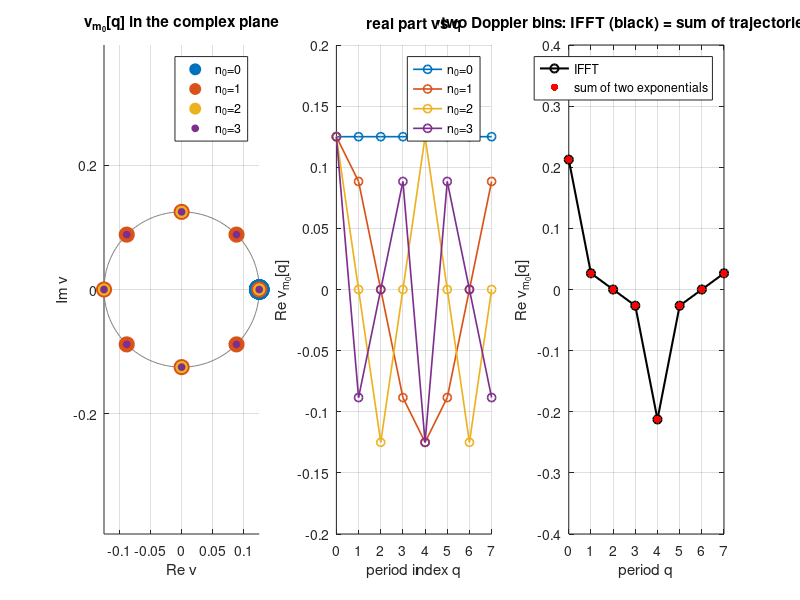

This figure's MATLAB source: (Note: this script raises an error after producing the figure.)
%% S3_izak_loopback.m  -- inverse Zak transform and Level-0 loopback (slides p11-13, 17, 21)
clear; clc; close all;
rng(3);
M = 16;  N = 8;

%% ---- Part A: step 1 of the IZak = IFFT over n (Figure 1) ----------------
% One DD point X[m0,n0] = 1  ->  v_m0[q] = (1/N) exp(+j 2 pi n0 q / N)
m0 = 3;  q = 0:N-1;
cols = lines(4);
figure('Name','Fig1: Doppler phase trajectories');
subplot(1,3,1); hold on;
th = linspace(0, 2*pi, 200);
plot(cos(th)/N, sin(th)/N, 'Color', [0.5 0.5 0.5], 'HandleVisibility', 'off');
for n0 = 0:3
    X0 = zeros(M, N);  X0(m0+1, n0+1) = 1;
    V0 = ifft(X0, [], 2);
    vth = exp(1j*2*pi*n0*q/N)/N;
    assert(max(abs(V0(m0+1,:) - vth)) < 1e-14);
    plot(real(V0(m0+1,:)), imag(V0(m0+1,:)), 'o', 'Color', cols(n0+1,:), ...
         'MarkerFaceColor', cols(n0+1,:), 'MarkerSize', 14 - 3*n0, 'DisplayName', sprintf('n_0=%d', n0));
end
axis equal; grid on; xlabel('Re v'); ylabel('Im v'); title('v_{m_0}[q] in the complex plane'); legend('show');
subplot(1,3,2); hold on;
for n0 = 0:3
    vth = exp(1j*2*pi*n0*q/N)/N;
    plot(q, real(vth), 'o-', 'Color', cols(n0+1,:), 'LineWidth', 1.2, 'DisplayName', sprintf('n_0=%d', n0));
end
grid on; xlabel('period index q'); ylabel('Re v_{m_0}[q]'); title('real part vs q'); legend('show');
subplot(1,3,3);
Xrow = zeros(M, N);  Xrow(m0+1, 2) = 1;  Xrow(m0+1, 4) = 0.7;       % Doppler bins n=1 and n=3
Vrow = ifft(Xrow, [], 2);
plot(q, real(Vrow(m0+1,:)), 'ko-', 'LineWidth', 1.5); hold on;
plot(q, real(exp(1j*2*pi*1*q/N)/N + 0.7*exp(1j*2*pi*3*q/N)/N), 'r.', 'MarkerSize', 16);
grid on; xlabel('period q'); ylabel('Re v_{m_0}[q]');
title('two Doppler bins: IFFT (black) = sum of trajectories (red)'); legend('IFFT', 'sum of two exponentials');

%% ---- Part B: Level-0 loopback, D = 1, one-sample pulse (Figure 2) -------
X = ((2*randi(4,M,N)-5) + 1j*(2*randi(4,M,N)-5))/sqrt(10);   % random 16-QAM-like grid, unit average power
D = 1;  g1 = 1;  ell0 = 0;
s1 = izak_sampled(X, g1, ell0, D);
Y1 = zak_sampled(s1, M, N, g1, ell0, D);
err1 = max(abs(Y1(:) - X(:)));
fprintf('Level 0 (D=1): max|Y - X| = %.2e\n', err1);
assert(err1 < 1e-12);
assert(max(abs(s1 - reshape(ifft(X,[],2), [], 1))) < 1e-12);   % for D=1, s is just V(:)

figure('Name','Fig2: Level-0 loopback (D=1)');
subplot(2,2,1);
plot(real(X(:)), imag(X(:)), 'o'); axis equal; grid on;
xlabel('Re'); ylabel('Im'); title('transmitted X[m,n]');
subplot(2,2,2); hold on;
cq = lines(N);
for qq = 0:N-1
    kk = (0:M-1) + qq*M;
    stem(kk, real(s1(kk+1)), 'Color', cq(qq+1,:), 'MarkerFaceColor', cq(qq+1,:), 'MarkerSize', 3);
end
xlim([-1 M*N]); xlabel('sample index a'); ylabel('Re s[a]'); title('IZak output (colour = period q)');
subplot(2,2,3);
plot(real(X(:)), imag(X(:)), 'o', 'MarkerSize', 10); hold on;
plot(real(Y1(:)), imag(Y1(:)), 'r.', 'MarkerSize', 12);
axis equal; grid on; xlabel('Re'); ylabel('Im'); title('recovered Y (red) on top of X (circles)');
subplot(2,2,4);
imagesc(0:N-1, 0:M-1, abs(Y1 - X)); axis xy; colorbar;
xlabel('Doppler bin n'); ylabel('delay m'); title('|Y - X| per bin');

%% ---- Part C: rectangular pulse of width Ts = sample-and-hold (Figure 3) -
D = 4;  P = M*D;
g = ones(D,1)/sqrt(D);  ell0 = 0;            % unit-energy rectangular pulse, D samples wide
s4 = izak_sampled(X, g, ell0, D);
Y4 = zak_sampled(s4, M, N, g, ell0, D);
fprintf('Rect pulse, D=4: max|Y - X| = %.2e\n', max(abs(Y4(:) - X(:))));
assert(max(abs(s4*sqrt(D) - repelem(s1, D))) < 1e-12);    % each D=1 sample is held for D ticks

figure('Name','Fig3: rectangular pulse = sample-and-hold');
subplot(2,1,1); hold on;
stairs(0:2*P-1, real(s4(1:2*P))*sqrt(D), 'LineWidth', 1.2);
stem(D*(0:2*M-1), real(s1(1:2*M)), 'r', 'filled', 'MarkerSize', 4);
xline(P, 'k--'); xlabel('DAC sample index a'); ylabel('Re');
title('first two Zak periods: s_{D=4} \cdot \surd D (blue) and the D=1 samples (red)');
subplot(2,1,2); hold on;
stairs(0:2*P-1, imag(s4(1:2*P))*sqrt(D), 'LineWidth', 1.2);
stem(D*(0:2*M-1), imag(s1(1:2*M)), 'r', 'filled', 'MarkerSize', 4);
xline(P, 'k--'); xlabel('DAC sample index a'); ylabel('Im');

%% ---- Part D: loopback error and energy versus D (Figure 4) --------------
Dv = [1 2 4 8 16];
errD = zeros(size(Dv));  ratioE = zeros(size(Dv));
for i = 1:numel(Dv)
    Di = Dv(i);  gi = ones(Di,1)/sqrt(Di);
    si = izak_sampled(X, gi, 0, Di);
    Yi = zak_sampled(si, M, N, gi, 0, Di);
    errD(i)   = max(abs(Yi(:) - X(:)));
    ratioE(i) = sum(abs(si).^2) / (sum(abs(X(:)).^2)/N);     % IZak shrinks energy by N
    fprintf('D=%2d: max|Y-X| = %.2e,  E_s/(E_X/N) = %.6f\n', Di, errD(i), ratioE(i));
end
figure('Name','Fig4: loopback error and energy vs D');
subplot(1,2,1);
semilogy(Dv, max(errD, 1e-17), 'o-', 'LineWidth', 1.5); set(gca, 'XScale', 'log'); grid on;
xticks(Dv); ylim([1e-18 1e-12]);
xlabel('D (DAC samples per delay bin)'); ylabel('max|Y - X|'); title('loopback error, rectangular pulse');
subplot(1,2,2);
plot(Dv, ratioE, 'o-', 'LineWidth', 1.5); set(gca, 'XScale', 'log'); grid on;
xticks(Dv); ylim([0.9 1.1]);
xlabel('D'); ylabel('E_s / (E_X / N)'); title('energy check (should be 1)');

%% ---- Part E: three IZak implementations must agree (Figure 5) -----------
D = 4;  P = M*D;  L = N*P;  g = ones(D,1)/sqrt(D);
sA = izak_sampled(X, g, 0, D);                         % (a) fast: IFFT + pulse placement
Fm   = exp(1j*2*pi*(0:N-1).'*(0:N-1)/N);               % Fm(n+1,q+1) = e^{+j 2 pi n q / N}
Vexp = X*Fm/N;                                         % explicit N-term sum instead of ifft
sB = zeros(L,1);                                       % (b) literal slide formula
for m = 0:M-1
    for qq = 0:N-1
        for i = 1:D
            a = mod(D*m + P*qq + i - 1, L);
            sB(a+1) = sB(a+1) + Vexp(m+1,qq+1)*g(i);
        end
    end
end
sC = repelem(reshape(ifft(X,[],2), [], 1), D)/sqrt(D); % (c) Level-0 signal, held D ticks
eAB = max(abs(sA - sB));  eAC = max(abs(sA - sC));
fprintf('IZak: |fast - literal| = %.2e,  |fast - hold| = %.2e\n', eAB, eAC);
assert(eAB < 1e-12 && eAC < 1e-12);
figure('Name','Fig5: three IZak implementations');
subplot(1,2,1);
semilogy(1:2, max([eAB eAC], 1e-18), 'o', 'MarkerSize', 10, 'MarkerFaceColor', 'auto'); grid on;
xlim([0.5 2.5]); ylim([1e-19 1e-12]);
set(gca, 'XTick', 1:2, 'XTickLabel', {'fast vs literal', 'fast vs hold'});
ylabel('max|difference|'); title('same signal, three ways');
subplot(1,2,2);
imagesc(0:N-1, 0:P-1, abs(reshape(sA - sB, P, N))); axis xy; colorbar;
xlabel('period q'); ylabel('sample within period'); title('|fast - literal| per sample');

%% ---- Part F: loopback over many random frames (Figure 6) ----------------
nFrames = 300;  Dl = [1 4 8];
E = zeros(nFrames, numel(Dl));
for f = 1:nFrames
    Xf = ((2*randi(4,M,N)-5) + 1j*(2*randi(4,M,N)-5))/sqrt(10);
    for i = 1:numel(Dl)
        gi = ones(Dl(i),1)/sqrt(Dl(i));
        sf = izak_sampled(Xf, gi, 0, Dl(i));
        E(f,i) = max(max(abs(zak_sampled(sf, M, N, gi, 0, Dl(i)) - Xf)));
    end
end
fprintf('%d frames x %d values of D: worst loopback error = %.2e\n', nFrames, numel(Dl), max(E(:)));
figure('Name','Fig6: random-frame loopback errors');
hold on;
for i = 1:numel(Dl)
    histogram(log10(max(E(:,i), 1e-20)), 'BinWidth', 0.1, 'DisplayName', sprintf('D=%d', Dl(i)));
end
grid on; legend('show'); xlabel('log_{10} max|Y - X|'); ylabel('number of frames');
title(sprintf('%d random frames', nFrames));

%% ---- Part G: a sparse DD grid becomes a waveform and comes back (Fig 7) -
D = 4;  P = M*D;  g = ones(D,1)/sqrt(D);
Xs = zeros(M, N);
Xs(3+1, 1+1) = 1;  Xs(3+1, 5+1) = 1j;  Xs(10+1, 2+1) = -1;  Xs(13+1, 6+1) = 0.7;
ss = izak_sampled(Xs, g, 0, D);
Ys = zak_sampled(ss, M, N, g, 0, D);
fprintf('Sparse grid: max|Y - X| = %.2e\n', max(abs(Ys(:) - Xs(:))));
assert(max(abs(Ys(:) - Xs(:))) < 1e-12);
figure('Name','Fig7: sparse DD grid -> waveform -> DD grid');
subplot(1,3,1);
imagesc(0:N-1, 0:M-1, abs(Xs)); axis xy; colorbar;
xlabel('Doppler bin n'); ylabel('delay m'); title('|X[m,n]| (4 occupied cells)');
subplot(1,3,2);
imagesc(0:N-1, 0:P-1, abs(reshape(ss, P, N))); axis xy; colorbar;
xlabel('period q'); ylabel('sample within period (a mod P)'); title('|s[a]| folded into periods');
subplot(1,3,3);
imagesc(0:N-1, 0:M-1, abs(Ys)); axis xy; colorbar;
xlabel('Doppler bin n'); ylabel('delay m'); title('|Y[m,n]| after Zak');

%% ==================== local functions (must stay at the end) ==============
function s = izak_sampled(X, g, ell0, D)
% s[a] = sum_m sum_q v_m[q] g[a - D m - P q],  v_m[q] = (1/N) sum_n X[m,n] e^{+j2pi nq/N}
% g(i) is the pulse tap at relative index ell = ell0 + i - 1.  Frame is treated as circular.
    [M, N] = size(X);
    P = M*D;  L = N*P;
    V = ifft(X, [], 2);                          % step 1: IFFT over n (includes the 1/N)
    up = zeros(L, 1);
    k = (0:M-1).' + M*(0:N-1);                   % k(m+1,q+1) = m + q*M
    up(D*k(:) + 1) = V(:);                       % impulses at a = D m + P q = D (m + qM)
    s = zeros(L, 1);
    for i = 1:numel(g)                           % step 2: pulse placement
        s = s + g(i) * circshift(up, ell0 + i - 1);
    end
end

function Y = zak_sampled(r, M, N, g, ell0, D)
% u_m[q] = sum_ell r[D m + P q + ell] conj(g[ell]);  Y[m,n] = sum_q u_m[q] e^{-j2pi nq/N}
    L = M*N*D;  r = r(:);
    acc = zeros(L, 1);
    for i = 1:numel(g)
        acc = acc + circshift(r, -(ell0 + i - 1)) * conj(g(i));    % r[a0+ell] * conj(g[ell])
    end
    k = (0:M-1).' + M*(0:N-1);
    U = reshape(acc(D*k(:) + 1), M, N);          % u_m[q]
    Y = fft(U, [], 2);                           % N-point FFT over q
end
